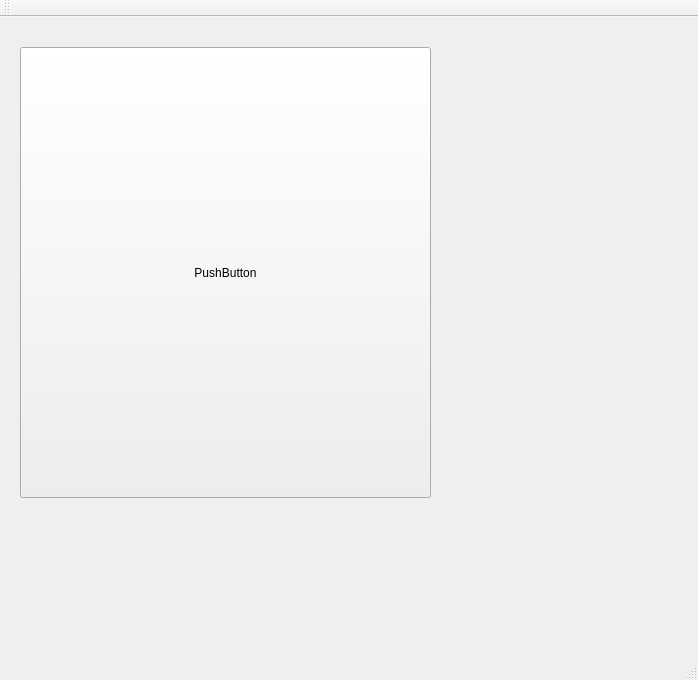
<?xml version="1.0" encoding="UTF-8"?>
<ui version="4.0">
 <class>MainWindow</class>
 <widget class="QMainWindow" name="MainWindow">
  <property name="geometry">
   <rect>
    <x>0</x>
    <y>0</y>
    <width>698</width>
    <height>680</height>
   </rect>
  </property>
  <property name="windowTitle">
   <string>MainWindow</string>
  </property>
  <widget class="QWidget" name="centralWidget">
   <widget class="QPushButton" name="pushButton">
    <property name="geometry">
     <rect>
      <x>20</x>
      <y>30</y>
      <width>411</width>
      <height>451</height>
     </rect>
    </property>
    <property name="text">
     <string>PushButton</string>
    </property>
   </widget>
  </widget>
  <widget class="QMenuBar" name="menuBar">
   <property name="geometry">
    <rect>
     <x>0</x>
     <y>0</y>
     <width>698</width>
     <height>22</height>
    </rect>
   </property>
  </widget>
  <widget class="QToolBar" name="mainToolBar">
   <attribute name="toolBarArea">
    <enum>TopToolBarArea</enum>
   </attribute>
   <attribute name="toolBarBreak">
    <bool>false</bool>
   </attribute>
  </widget>
  <widget class="QStatusBar" name="statusBar"/>
 </widget>
 <layoutdefault spacing="6" margin="11"/>
 <resources/>
 <connections/>
</ui>
